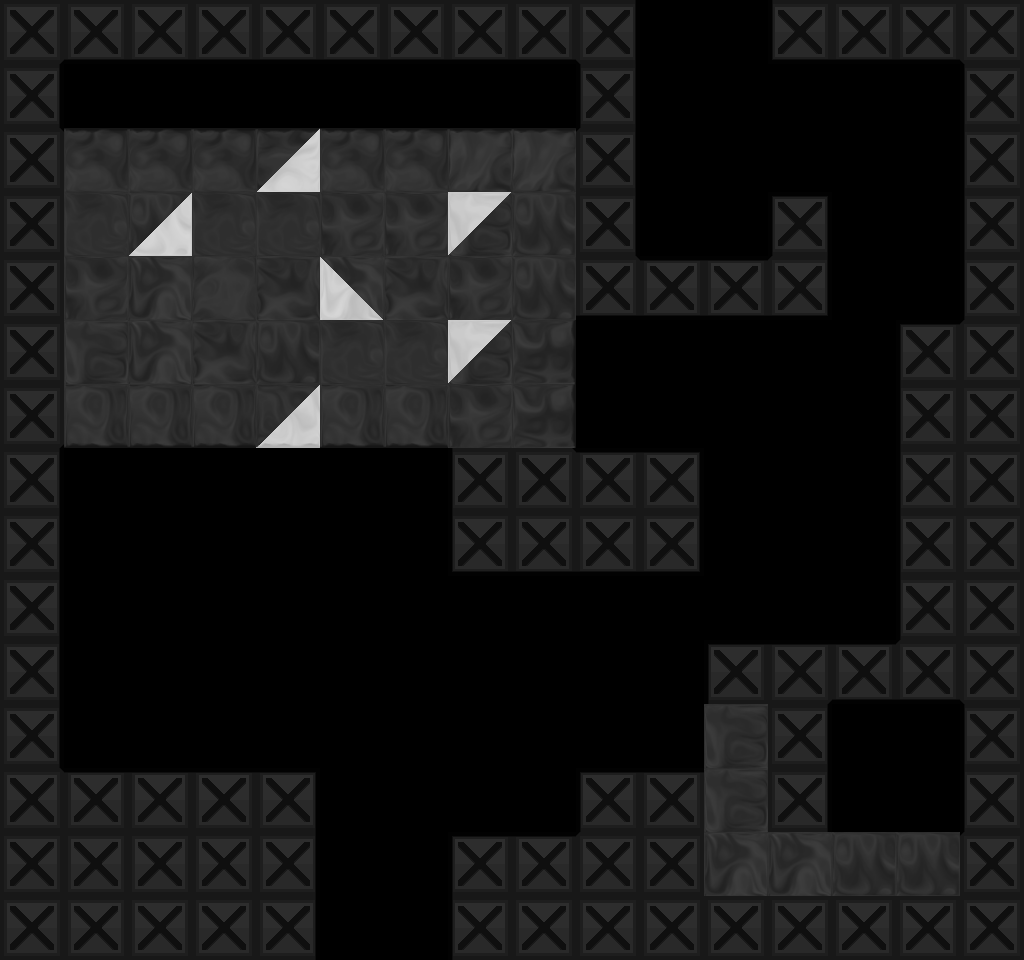

The image is a tile-based game level rendered from a .tmx file. Its description and complete source (layers, tilesets, objects, tile grids) follow:
An orthogonal 16x15 tile map with 64x64 px tiles, 1 tile layer (tile), 1 hidden layer not drawn, 4 tilesets and 8 objects (2x OrbRed, 2x Spring, 2x Exit, DoorRed, ShooterRed).

<map version="1.0" orientation="orthogonal" width="16" height="15" tilewidth="64" tileheight="64">
 <properties>
  <property name="bg" value="bg_to3" />
  <property name="bgParallaxX" value=".6" />
  <property name="bgParallaxY" value=".6" />
  <property name="music" value="level_green" />
 </properties>
 <tileset firstgid="1" source="tiles/black_tiles.tsx" />
 <tileset firstgid="50" source="tiles/white_tiles.tsx" />
 <tileset firstgid="99" source="tiles/mixed_tiles.tsx" />
 <tileset firstgid="211" source="tiles/black_indestructable.tsx" />
 <layer name="backTile" width="16" height="15" visible="0">
  <data encoding="csv">
0,0,0,0,0,0,0,0,0,0,0,0,0,0,0,0,
0,0,0,0,0,0,0,0,0,0,0,0,0,0,0,0,
0,0,0,0,0,0,0,0,0,0,0,0,0,0,0,0,
0,0,0,0,0,0,0,0,0,0,0,0,0,0,0,0,
0,0,0,0,0,0,0,0,0,0,0,0,0,0,0,0,
0,0,0,0,0,0,0,0,0,0,0,0,0,0,0,0,
0,0,0,0,0,0,0,0,0,0,0,0,0,0,0,0,
0,0,0,0,0,0,0,0,0,0,0,0,0,0,0,0,
0,0,0,0,0,0,0,0,0,0,0,0,0,0,0,0,
0,0,0,0,0,0,0,0,0,0,0,0,0,0,0,0,
0,0,0,0,0,0,0,0,0,0,0,0,0,0,0,0,
0,0,0,0,0,0,0,0,0,0,0,0,0,0,0,0,
0,0,0,0,0,0,0,0,0,0,0,0,0,0,0,0,
0,0,0,0,0,0,0,0,0,0,0,0,0,0,0,0,
0,0,0,0,0,0,0,0,0,0,0,0,0,0,0,0
</data>
 </layer>
 <objectgroup name="obj" width="16" height="15">
  <object type="DoorRed" x="768" y="64" width="64" height="128" />
  <object type="OrbRed" x="96" y="480" width="64" height="64" />
  <object type="Spring" x="640" y="192" width="128" height="64" />
  <object type="Spring" x="768" y="576" width="128" height="64" />
  <object type="OrbRed" x="864" y="736" width="64" height="64" />
  <object type="ShooterRed" x="512" y="64">
   <polyline points="0,0 -128,64" />
  </object>
 </objectgroup>
 <layer name="tile" width="16" height="15">
  <data encoding="csv">
214,227,227,227,227,227,227,227,227,242,0,0,226,227,227,215,
223,0,0,0,0,0,0,0,0,235,0,0,0,0,0,221,
219,17,17,17,109,17,17,10,10,253,0,0,0,0,0,221,
213,7,102,7,7,5,5,100,4,223,0,0,224,0,0,221,
212,5,1,6,3,99,3,5,4,254,234,234,250,0,0,221,
212,2,1,3,4,7,7,100,26,0,0,0,0,0,216,220,
214,38,38,38,123,38,38,5,26,0,0,0,0,0,221,212,
223,0,0,0,0,0,0,221,219,217,218,0,0,0,221,211,
223,0,0,0,0,0,0,226,227,227,228,0,0,0,221,213,
223,0,0,0,0,0,0,0,0,0,0,0,0,0,221,213,
223,0,0,0,0,0,0,0,0,0,0,216,237,234,247,215,
223,0,0,0,0,0,0,0,0,0,0,2,223,0,0,221,
219,217,217,217,218,0,0,0,0,216,217,2,223,0,0,221,
213,211,211,213,223,0,0,216,217,220,213,1,1,4,4,220,
211,211,212,211,223,0,0,221,212,212,212,212,213,213,213,213
</data>
 </layer>
 <objectgroup name="front" width="16" height="15">
  <object type="Exit" x="640" y="0" width="128" height="64">
   <properties>
    <property name="mapTo" value="openArea" />
    <property name="right" value="true" />
    <property name="springJump" value="true" />
   </properties>
  </object>
  <object type="Exit" x="320" y="896" width="128" height="64">
   <properties>
    <property name="mapTo" value="slider2" />
    <property name="right" value="true" />
    <property name="springJump" value="true" />
   </properties>
  </object>
 </objectgroup>
</map>
